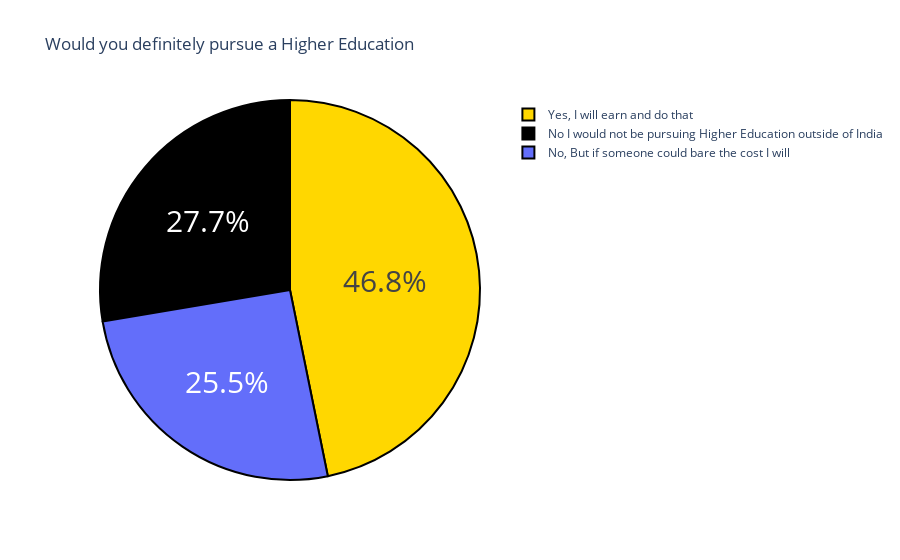

Notebook cell for this chart:
### Markdown cell above
# objective 3

### Code cell
qstion1 = data['Would you definitely pursue a Higher Education / Post Graduation outside of India ? If only you have to self sponsor it.'].value_counts()
label = qstion1.index
counts = qstion1.values
color = ['blue','green']
fig = go.Figure(data=[go.Pie(labels = label, values = counts)])
fig.update_layout(title_text = 'Would you definitely pursue a Higher Education')
fig.update_traces(hoverinfo = 'label+value', textinfo = 'percent', textfont_size = 30,
                  marker = dict(colors=colors, line = dict(color='black', width = 2)))
fig.show()

### Figure 1 — Plotly figure (JSON) as saved in the notebook; plotly's stock layout.template omitted (floating-point values rounded to 4 significant figures)
{"data": [{"hoverinfo": "label+value", "labels": ["Yes, I will earn and do that", "No I would not be pursuing Higher Education outside of India", "No, But if someone could bare the cost I will"], "marker": {"colors": ["gold", "black"], "line": {"color": "black", "width": 2}}, "textfont": {"size": 30}, "textinfo": "percent", "type": "pie", "values": [110, 65, 60]}], "layout": {"autosize": true, "title": {"text": "Would you definitely pursue a Higher Education"}}}
